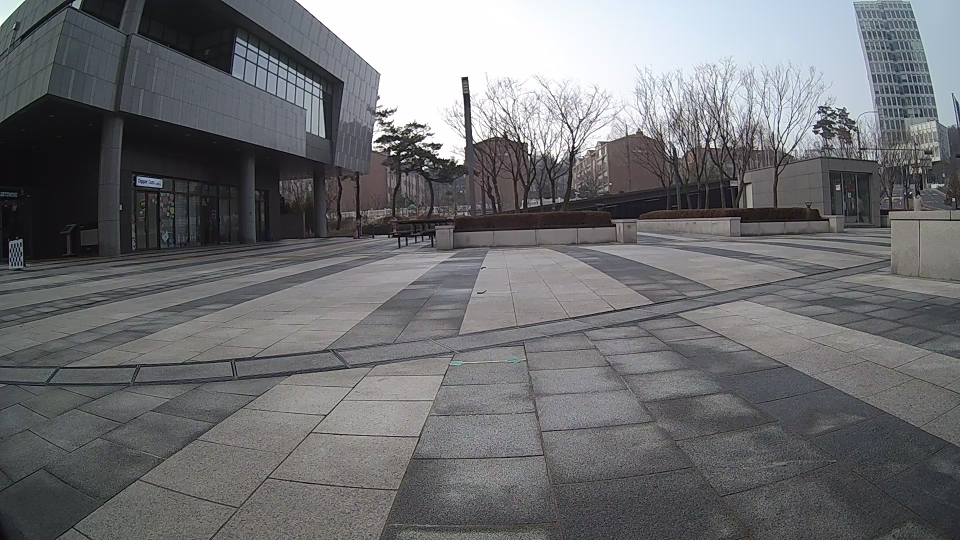
#> input picture opencv-python-learn/BarrelDistortion/images/마이크로20260115_142755.mp4_20260116_084653.175.jpg, 1920 x 1080 px (shown at 1/2 size); its folder holds 4 pictures in this run
$ python image_calibraion_kwp.py
#> lines starting #> are read from the running program, lines starting #| are printed output that depends on the picture
import cv2
import os
import numpy as np
import glob

"""
size: 행열 개수 => (row, col)
path: 이미지가 있는 폴더 위치
savePath: 이미지가 저장되는 폴더 경로
ext: 이미지의 확장자 => .png
patternType: 보정에서 사용하는 보드 타입 (True: 체크보드 / False: 원 모양 zigzag)

return
    retval: calibration 품질 정도. 값이 낮을수록 보정이 잘 되었다는 뜻
    cameraMatrix: 3x3 형태의 카메라 내부 행렬 값
    distCoeff: 렌즈 왜곡 계수
    rvecs: 3x1 회전 벡터. 벡터의 방향은 회전 축을 지정, 크기는 회전 각을 지정
    tvecs: 3x1 이동 벡터
"""


def imageCalibration(patternSize: tuple, path: str, savePath: str, ext=".jpg", patternType=True):
    # [추가된 부분] 저장할 폴더가 없으면 자동으로 생성합니다.
#> called with patternSize = (7, 4), ext = '.jpg', patternType = True
    os.makedirs(savePath, exist_ok=True)
    objpoints = [] # 알려진 3D 점(objpoints) 값
    imgpoints = [] # 감지된 코너의 해당 픽셀 좌표

    # 주어진 디렉터리에 저장된 개별 이미지의 경로 추출
    imagePath = os.path.join(path, f"*{ext}")
    images = glob.glob(imagePath)

    #object point 생성 = 0값
    objp = np.zeros((1, patternSize[0] * patternSize[1], 3), np.float32)
    objp[0, :, :2] = np.mgrid[0:patternSize[0], 0:patternSize[1]].T.reshape(-1, 2)
    valid_filenames = [] # [추가] 인식이 성공한 파일의 이름을 기억해둘 리스트

    for frame_c in images:
        arr = np.fromfile(frame_c, dtype=np.uint8)
        img = cv2.imdecode(arr, cv2.IMREAD_COLOR)
#> img is the input picture: shape (1080, 1920, 3); mean B, G, R 113.3, 110.8, 110

        # img = cv2.imread(frame_c)
        name = os.path.splitext( os.path.basename(frame_c) )[0]
        gray = cv2.cvtColor(img, cv2.COLOR_BGR2GRAY) # 그레이 스케일로 변환

        # 이미지에서 원하는 개수의 코너가 발견되면 ret = true
        ret, corners = False, None
        if patternType:
            ret, corners = cv2.findChessboardCorners(gray, patternSize,
                                            cv2.CALIB_CB_ADAPTIVE_THRESH
                                            + cv2.CALIB_CB_FAST_CHECK
                                            + cv2.CALIB_CB_NORMALIZE_IMAGE)
#> ret = False; corners = None
        else:
            ret, corners = cv2.findCirclesGrid(gray, patternSize,
                                            flags=cv2.CALIB_CB_ASYMMETRIC_GRID)

        if ret:
            valid_filenames.append(name) # [추가] 성공한 파일명 저장
            objpoints.append(objp)
            corners2 = cv2.cornerSubPix(gray, corners, (10, 10), (-1, -1),
                                        (cv2.TERM_CRITERIA_EPS
                                        + cv2.TERM_CRITERIA_MAX_ITER, 30, 0.001))
            imgpoints.append(corners2)

            drawIamge = cv2.drawChessboardCorners(img, patternSize, corners2, ret)
            saveName = os.path.join(savePath, f"{name}_save{ext}")

            type = os.path.splitext(saveName)[1]
            rst, img_arr = cv2.imencode(type, drawIamge)
            if rst:
                with open(saveName, mode='w+b') as f:
                    img_arr.tofile(f)
#> pass 2 of the loop in imageCalibration, `for frame_c in images:`:
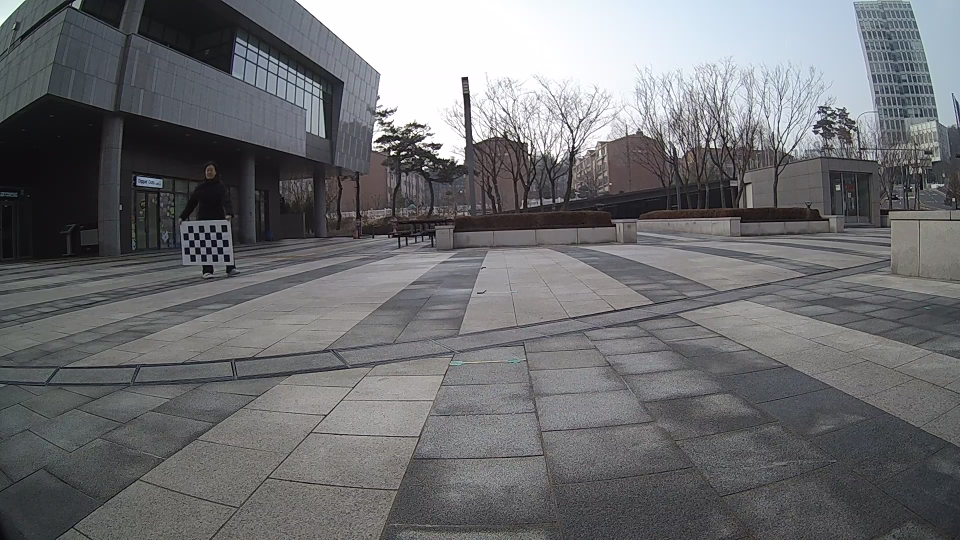
#> input picture opencv-python-learn/BarrelDistortion/images/마이크로20260115_142755.mp4_20260116_084701.681.jpg, 1920 x 1080 px (shown at 1/2 size)
#> in imageCalibration, img is the input picture: shape (1080, 1920, 3); mean B, G, R 113.4, 110.9, 110.1
#> ret = True; corners = 28 rows, first 8: [446.8, 508.2], [434.9, 508.4], [423.3, 508.6], [412.4, 508.7], [401.5, 508.7], [390.3, 508.9], [379.6, 508.7], [445.4, 494.3]
#> corners2 = 28 rows, first 8: [442.1, 509.4], [428.9, 507.7], [418.1, 508.6], [406.5, 508.6], [406.5, 508.6], [385.1, 508.3], [385.1, 508.3], [440.5, 493.7]
#> pass 3 of the loop in imageCalibration, `for frame_c in images:`:
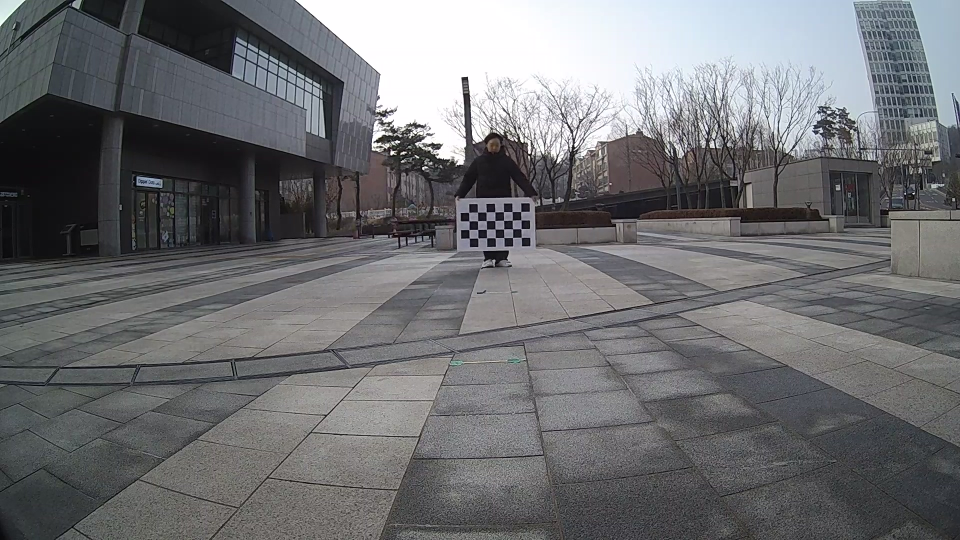
#> input picture opencv-python-learn/BarrelDistortion/images/마이크로20260115_142755.mp4_20260116_084706.824.jpg, 1920 x 1080 px (shown at 1/2 size)
#> in imageCalibration, img is the input picture: shape (1080, 1920, 3); mean B, G, R 113.4, 110.8, 110
#> corners = 28 rows, first 8: [1042.7, 475.1], [1025.5, 475.6], [1007.8, 475.5], [990.6, 476], [973.7, 476.5], [956.1, 476.5], [938.5, 476.8], [1042.2, 458.2]
#> corners2 = 28 rows, first 8: [1042.9, 475.2], [1025.6, 475.5], [1008.2, 475.5], [990.9, 475.9], [973.6, 476.2], [956.2, 476.5], [938.8, 476.6], [1042.5, 457.8]
#> the loop made 4 passes; the first 3 are shown


            # cv2.imwrite(saveName, drawIamge)

    # 카메라 캘리브레이션 수행
    ret, mtx, dist, rvecs, tvecs = cv2.calibrateCamera(objpoints,
                                                    imgpoints,
                                                    gray.shape[::-1],
                                                    None, None)

    # ---------------------------------------------------------
    # [추가 코드] 1. 전체 RMS 오차율 확인
    print("\n" + "="*50)
    print(f"[결과] 전체 캘리브레이션 RMS 오차율 (ret): {ret:.4f} 픽셀")
    if ret < 1.0:
        print("  -> 👍 오차가 1.0 미만이므로 캘리브레이션이 매우 훌륭합니다!")
    else:
        print("  -> ⚠️ 오차가 1.0 이상입니다. (체커보드 이미지가 흐릿하거나, 각도가 다양하지 않을 수 있습니다.)")
    print("="*50)

    # [추가 코드] 2. 더 정밀한 검증: 재투영 오차(Re-projection Error) 계산
    # (우리가 구한 파라미터로 3D 좌표를 2D로 다시 변환했을 때, 실제 찍힌 코너와 얼마나 차이나는지 계산)
    mean_error = 0
    for i in range(len(objpoints)):
        # objpoints를 이용해 이미지 상의 좌표로 다시 투영해봄
        imgpoints2, _ = cv2.projectPoints(objpoints[i], rvecs[i], tvecs[i], mtx, dist)

        # 실제 찾은 코너(imgpoints)와 다시 투영한 코너(imgpoints2)의 거리 차이 계산
        error = cv2.norm(imgpoints[i], imgpoints2, cv2.NORM_L2) / len(imgpoints2)
        mean_error += error
        # print(f" - 이미지 {i+1} 오차: {error:.4f}") # (선택) 각 이미지별 오차를 보려면 주석 해제
        # [수정된 부분] 파일명과 함께 출력 (오차가 0.7 이상인 녀석들만 콕 집어서 빨간펜 선생님처럼 출력!)
        if error >= 0.7:
            print(f" 🚨 [삭제 권장] {valid_filenames[i]}{ext} -> 오차: {error:.4f}")
        else:
            print(f" - [정상] {valid_filenames[i]}{ext} -> 오차: {error:.4f}")

    total_error = mean_error / len(objpoints)
    print(f"[결과] 재투영 오차 (Re-projection Error) 평균: {total_error:.4f} 픽셀\n")
    # ---------------------------------------------------------

    print("Camera matrix : \n", mtx)
    print("\ndist : \n", dist)

    print("Camera matrix : \n\n", mtx)  # 내부 카메라 행렬
    print("dist : \n\n", dist)  # 렌즈 왜곡 계수(Lens distortion coefficients)
    print("rvecs : \n\n", rvecs)  # 회전 벡터
    print("tvecs : \n\n", tvecs)  # 이동 벡터

    return ret, mtx, dist, rvecs, tvecs

def createCalibImage(path: str, ext: str, savePath: str, mtx: list, dist: list):
    # [수정됨] 결과를 저장할 'calib-results' 폴더를 강제로 생성합니다.
#> called with ext = '.jpg', mtx = array of shape (3, 3), dist = array of shape (1, 5)
    os.makedirs(savePath, exist_ok=True)

    # 주어진 디렉터리에 저장된 개별 이미지의 경로 추출
    imagePath = os.path.join(path, f"*{ext}")
    images = glob.glob(imagePath)


    for frame_c in images:
        arr = np.fromfile(frame_c, dtype=np.uint8)
        img = cv2.imdecode(arr, cv2.IMREAD_COLOR)

        # img = cv2.imread(frame_c)
        name = os.path.splitext( os.path.basename(frame_c) )[0]
        saveName = os.path.join(savePath, f"{name}_calibresult{ext}")

        h,  w = img.shape[:2]
#> h = 1080; w = 1920
        newcameramtx, roi = cv2.getOptimalNewCameraMatrix(mtx, dist, (w,h), 1, (w,h))

        mapx, mapy = cv2.initUndistortRectifyMap(mtx, dist, None, newcameramtx, (w,h), 5)
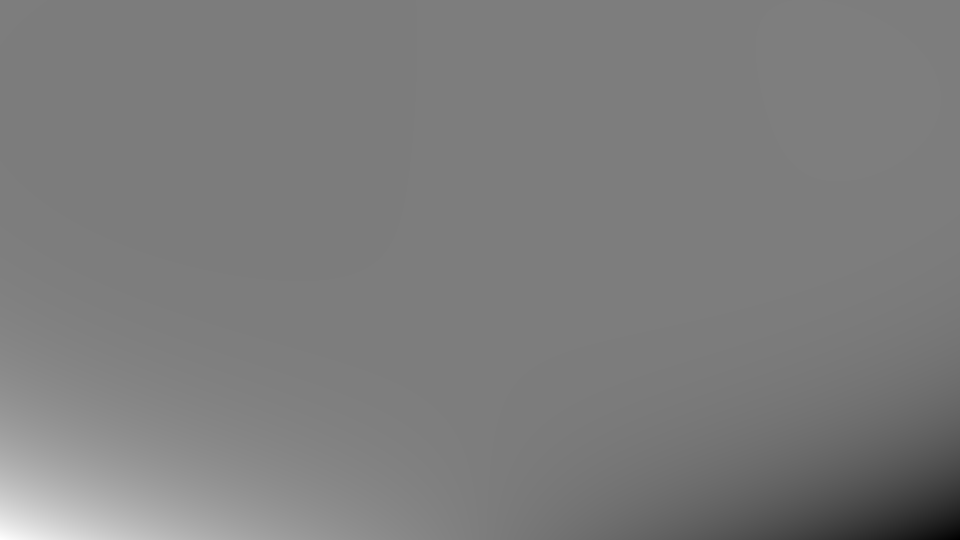
#> mapx: shape (1080, 1920) float32 (shown at 1/2 size); min -87727.2, max 92932.3, mean 1120.5; drawn with min black and max white
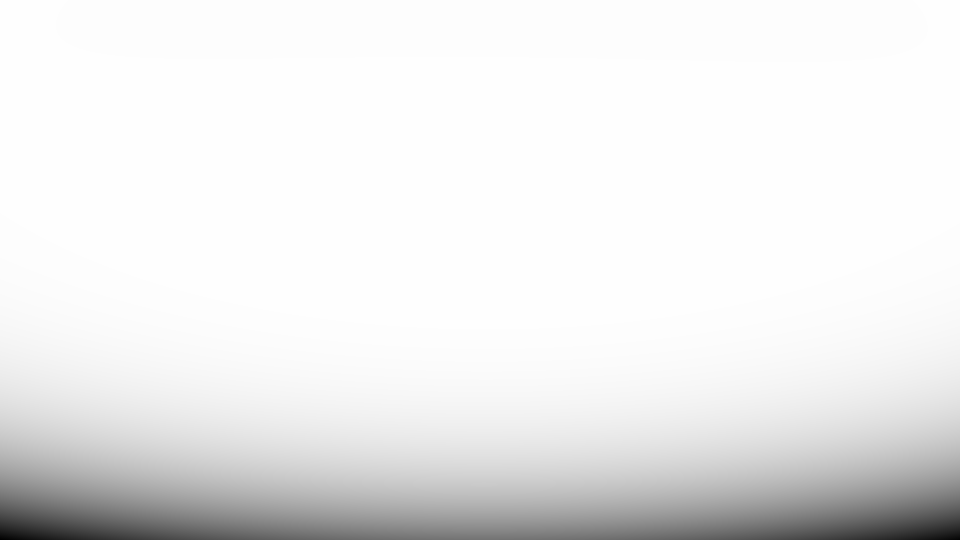
#> mapy: shape (1080, 1920) float32 (shown at 1/2 size); min -198646.6, max 1042.8, mean -13933.7; drawn with min black and max white
        dst = cv2.remap(img, mapx, mapy, cv2.INTER_LINEAR) # 속도는 빠르지만 화질은 보통
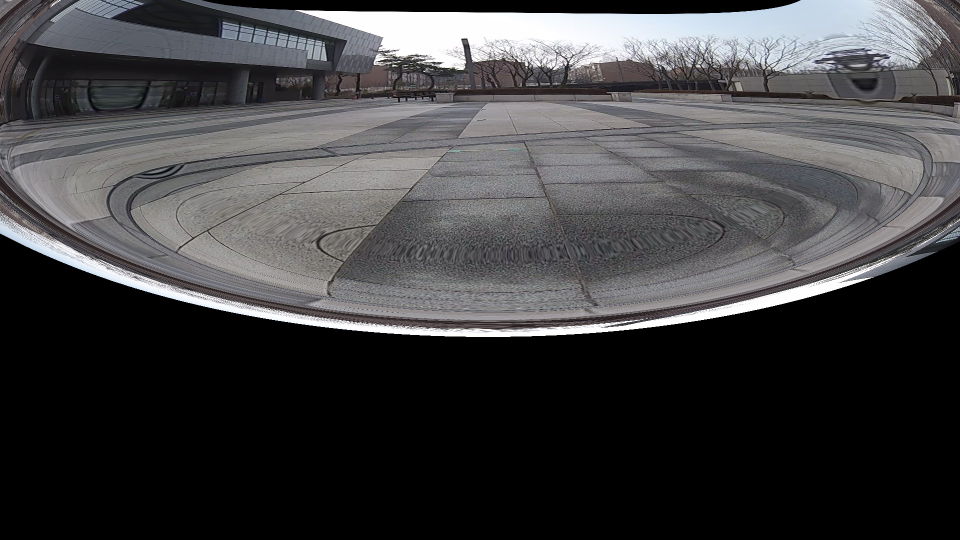
#> dst: shape (1080, 1920, 3) (shown at 1/2 size); mean B, G, R 66.7, 65.2, 65.6
        # [6 lines of commented-out code are left out]

        type = os.path.splitext(saveName)[1]
        rst, img_arr = cv2.imencode(type, dst)
        if rst:
            with open(saveName, mode='w+b') as f:
                img_arr.tofile(f)
#> pass 2 of the loop in createCalibImage, `for frame_c in images:`:
#> in createCalibImage, `dst = cv2.remap(img, mapx, mapy, cv2.INTER_LINEAR)`:
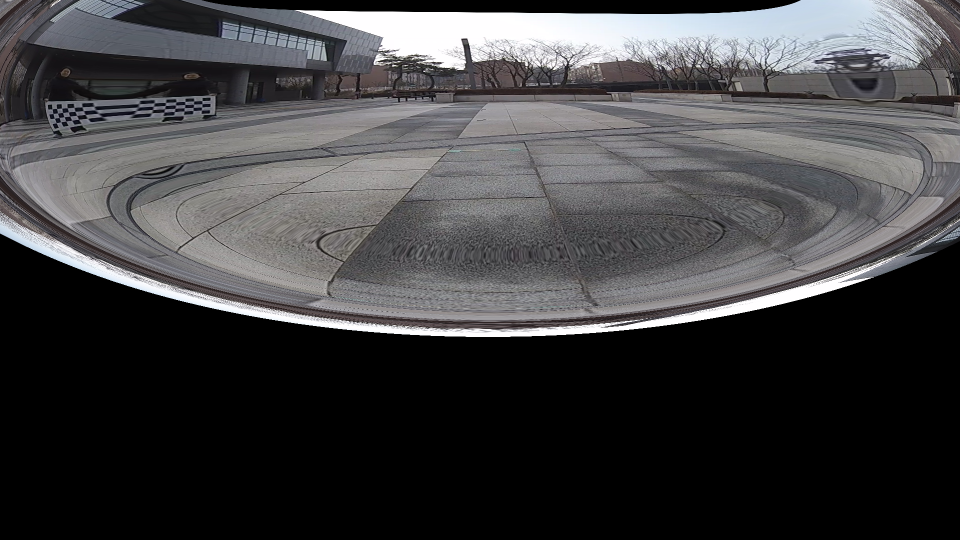
#> dst: shape (1080, 1920, 3) (shown at 1/2 size); mean B, G, R 66.9, 65.4, 65.8
#> pass 3 of the loop in createCalibImage, `for frame_c in images:`:
#> in createCalibImage, `dst = cv2.remap(img, mapx, mapy, cv2.INTER_LINEAR)`:
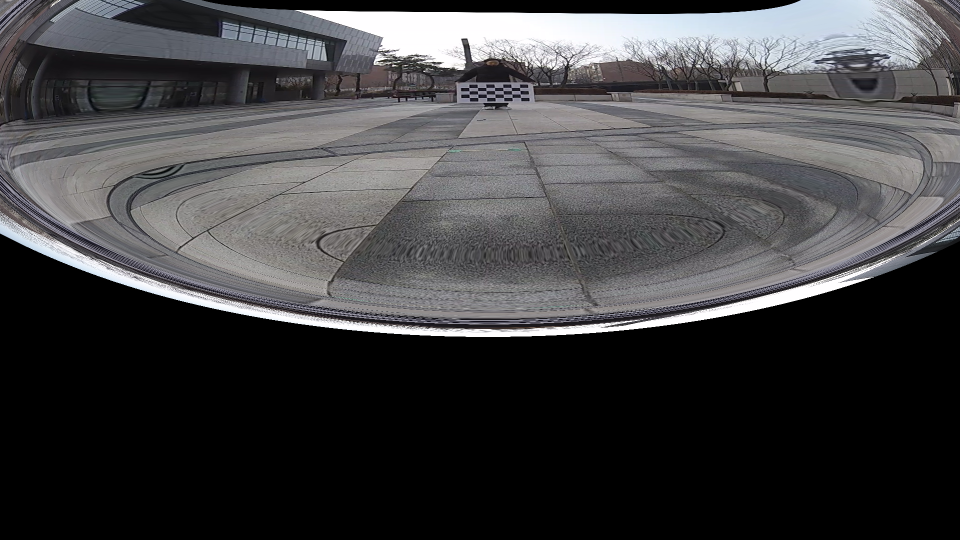
#> dst: shape (1080, 1920, 3) (shown at 1/2 size); mean B, G, R 66.9, 65.3, 65.6
#> the loop made 4 passes; the first 3 are shown
        # cv2.imwrite(f"{name}", dst)


#입력값 예제

patternSize = (7, 4) # 가로 8칸, 세로 5칸짜리 체커보드
path = r"C:\Users\HydroSEM\dev\santiago\my-til-blog\opencv-python-learn\BarrelDistortion\images"
savePath = r"C:\Users\HydroSEM\dev\santiago\my-til-blog\opencv-python-learn\BarrelDistortion\calibrations"
clibSavePath = r"C:\Users\HydroSEM\dev\santiago\my-til-blog\opencv-python-learn\BarrelDistortion\calib-results"
ext = ".jpg" # default = png
patternType = True # defalut = checkboard

ret, mtx, dist, rvecs, tvecs = imageCalibration(patternSize, path, savePath, ext, patternType)
createCalibImage(path, ext, clibSavePath, mtx, dist)
